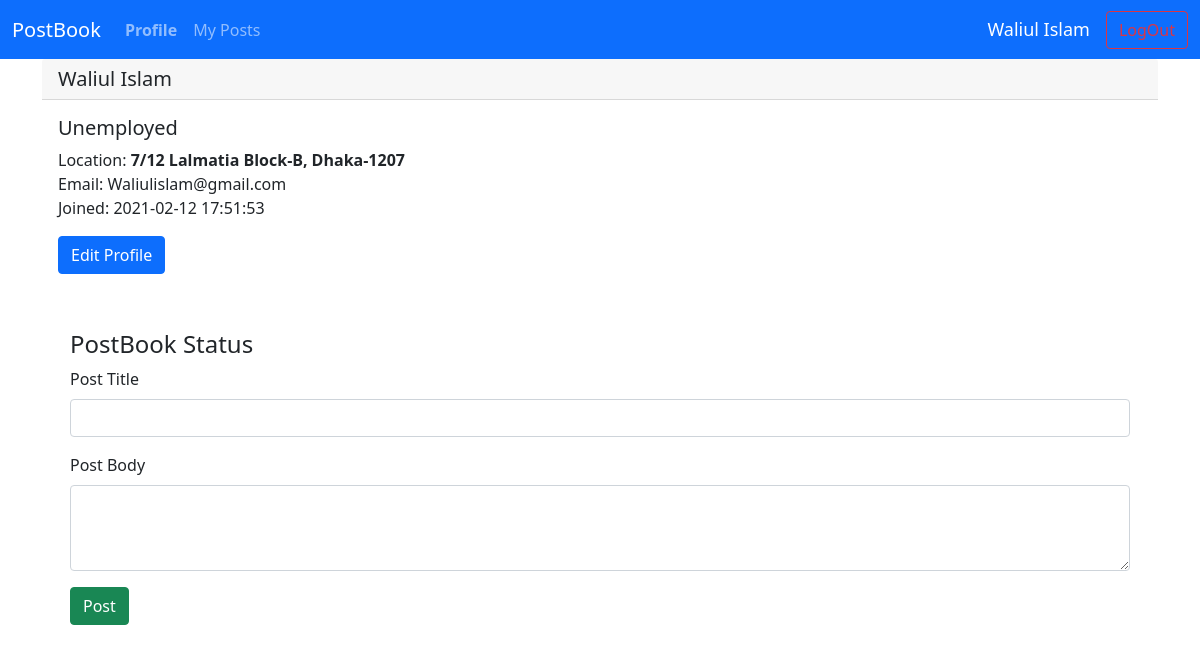
The page /profile.php (signed in) on the database its author committed.
### tables this page shows
CREATE TABLE `users` (
  `id` int(11) NOT NULL,
  `name` varchar(200) NOT NULL,
  `email` varchar(200) NOT NULL,
  `job` varchar(200) DEFAULT NULL,
  `password` varchar(200) NOT NULL,
  `created` datetime NOT NULL DEFAULT current_timestamp(),
  `location` varchar(200) DEFAULT NULL
);

### profile.php (the view, shortened to what this page needs)
<?php
  $conn = connect();
  include ('navbar.php');
  $id= $_SESSION['userid'];
  $sq= "SELECT * FROM users WHERE id='$id'";
  $thisUser= mysqli_fetch_assoc($conn->query($sq));
?>
<!doctype html>
<html lang="en">
  <head>
    <link href="https://cdn.jsdelivr.net/npm/bootstrap@5.0.0-beta1/dist/css/bootstrap.min.css" rel="stylesheet">
  </head>
  <body>
<div class="container">
  <h5 class="card-header"><?php echo $thisUser['name'];?></h5>
  <div class="card-body">
    <h5 class="card-title"><?php echo $thisUser['job'];?></h5>
    <p class="card-text">
    Location: <b><?php echo $thisUser['location'];?></b><br>
    Email: <?php echo $thisUser['email'];?><br>
    Joined: <?php echo $thisUser['created'];?></p>
    <a href="editProfile.php" class="btn btn-primary">Edit Profile</a>
  </div>
</div>
<div style="padding:40px;" class="container">
<h4>PostBook Status</h4>
<form method="POST" action="profile.php">
<div class="mb-3">
  <label for="exampleFormControlInput1" class="form-label">Post Title</label>
  <input type="text" name="title" class="form-control" id="exampleFormControlInput1" require>
</div>
<div class="mb-3">
  <label for="exampleFormControlTextarea1" class="form-label">Post Body</label>
  <textarea type="text" name="body" class="form-control" id="exampleFormControlTextarea1" rows="3" required></textarea>
</div>
<button type="submit" value="submit" class="btn btn-success" name="submit">Post</button>
</div>
  </body>
</html>

### rows shown on the page
users: name "Waliul Islam", job "Unemployed", location "7/12 Lalmatia Block-B, Dhaka-1207", email "Waliulislam@gmail.com", created "2021-02-12 17:51:53"

### other values the page prints
$user "Waliul Islam"
